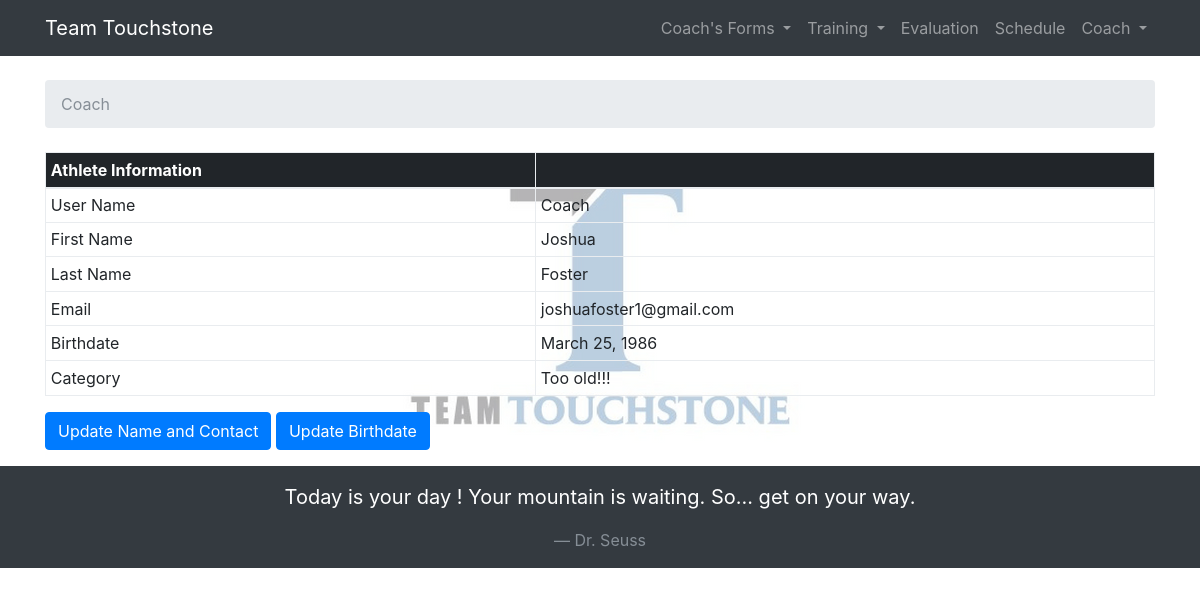
The app's page /AthleteInfo/ (signed in) with its own data.
### training/models.py (models this page shows, shortened)
class Athlete(models.Model):
    user = models.OneToOneField(User, on_delete=models.CASCADE)
    birthdate = models.DateField(null=True, blank=True)
    height = models.IntegerField(null=True, blank=True)
    wingspan = models.IntegerField(null=True, blank=True)
    ape_index = models.IntegerField(null=True, blank=True)
    weight = models.IntegerField(null=True, blank=True)
    guardian1 = models.CharField(max_length=50, blank=True)
    guardian1_email = models.EmailField(max_length=75, blank=True)
    guardian2 = models.CharField(max_length=50, blank=True)
    guardian2_email = models.EmailField(max_length=75, blank=True)
    eval_date = models.DateField(null=True, blank=True)
    def get_category(self):
        try:
            athlete_years = date.today().year - self.birthdate.year
            if athlete_years < 11:
                return "Youth D"
            elif athlete_years < 13:
                return "Youth C"
            elif athlete_years < 15:
                return "Youth B"
            elif athlete_years < 17:
                return "Youth A"
            elif athlete_years < 19:
                return "Junior"
            else:
                return "Too old!!!"
        except:
            return "Need Date of Birth"
    def get_user_info(self):
        user_info = []
        user_info.append(('User Name',self.user.username))
        user_info.append(('First Name', self.user.first_name))
        user_info.append(('Last Name', self.user.last_name))
        user_info.append(('Email', self.user.email))
        user_info.append(('Birthdate',self.birthdate))
        user_info.append(('Category', self.get_category()))
        return user_info

class ClimbingQuotes(models.Model):
    author = models.CharField(max_length=30)
    quote = models.CharField(max_length=200)

### training/views.py (the view)
# urls.py: url(r'^AthleteInfo/$', views.athleteInfo, name='athleteInfo'),
@login_required
def athleteInfo(request):
    quote = ClimbingQuotes.objects.get(id=random.randint(1, quote_num))
    athlete = get_user(request)
    info = athlete.get_user_info()
    return render(request, 'athleteInfo.html', {'athlete': athlete, 'info': info, 'quote':quote})

### training/views.py (called while the page is built)
def get_user(request):
    pk = request.user.pk
    athlete = get_object_or_404(Athlete, user__pk=pk)
    return athlete

### templates/athleteInfo.html (shortened to what this page needs)
{% extends 'base.html' %}
        {% block breadcrumb %}
        <li class="breadcrumb-item active">{{ athlete.user.username}}</li>
        {% endblock %}
      {% block content %}
      <table class="table table-sm table-bordered">
        <thead class="thead-inverse">
          <tr>
            <th>
              Athlete Information
            </th>
            <th></th>
        </thead>
        <tbody>
      {% for item in info %}
          <tr>
            <td>{{item.0}}</td>
            <td>{{item.1}}</td>
          </tr>
      {% endfor %}
        </tbody>
      </table>
<div>
  <a href='{% url "update_athleteInfo" athlete.user.pk %}' class='btn btn-primary'>Update Name and Contact</a>
  <a href='{% url "update_athleteBdayInfo" athlete.pk %}' class='btn btn-primary'>Update Birthdate</a>
</div>
{% endblock %}

### templates/base.html (shortened to what this page needs)
{% load static %}
<!DOCTYPE html>
<html>
  <head>
    <link rel="stylesheet" href="{% static 'css/bootstrap.min.css' %}">
    <link rel="stylesheet" href="{% static 'css/training.css' %}">
    <link rel="stylesheet" href="{% static 'css/flipclock.css' %}">
  </head>
  <body>
   {% block body %}
    <nav class="navbar navbar-expand-md navbar-dark bg-dark">
      <div class="container">
        <a class="navbar-brand" href="{% url 'home' %}">Team Touchstone</a>
        <div class="collapse navbar-collapse" id="mainMenu">
          {% if user.is_authenticated %}
                <ul class="navbar-nav ml-auto">
                {% ifequal user.groups.all.0.name 'Coach' %}
                <li class="nav-item dropdown">
                  <a class="nav-link dropdown-toggle" href="#" id='CoachMenu' data-toggle="dropdown" aria-haspopup="true" aria-expanded="false">
                    Coach's Forms
                  </a>
                </li>
                  {% endifequal %}
                  <li class="nav-item dropdown">
                    <a class="nav-link dropdown-toggle" href="#" id='TrainingMenu' data-toggle="dropdown" aria-haspopup="true" aria-expanded="false">
                      Training
                    </a>
                  </li>
                  <li class="nav-item">
                    <a class="nav-link" href="{% url 'athleteMetrics' %}">Evaluation</a>
                  </li>
                  <li class="nav-item">
                    <a class="nav-link" href="{% url 'practice_schedule' %}">Schedule</a>
                  </li>
                  <li class="nav-item dropdown">
                    <a class="nav-link dropdown-toggle" href="#" id='userMenu' data-toggle="dropdown" aria-haspopup="true" aria-expanded="false">
                      {{ user.username }}
                    </a>
                  </li>
                </ul>
                {% else %}
                <form class="form-inline ml-auto">
                   <a href="{% url 'login' %}" class="btn btn-outline-secondary">Log in</a>
                   <a href="#" class="btn btn-primary ml-2">Sign up</a>
                </form>
            {% endif %}
              </div>
      </div>
    </nav>
<div class="background">
    <div class="container">
      <ol class="breadcrumb my-4">
        {% block breadcrumb %}
        {% endblock %}
      </ol>
      {% block content %}
      {% endblock %}
    </div>
    {% endblock body %}
  </div>
  </body>
  <footer class="pt-3">
    <div class='bg-dark'>
      <div class='blockquote text-white text-center'>
        <p class='pt-3'>{{quote.quote}}</p>
        <p class= 'pb-3 blockquote-footer'>{{quote.author}}</p>
      </div>
    </div>
  </footer>
</html>

### static/css/training.css (style rules this page uses)
.background { background-image: url(../img/TeamTouchstoneLogo.png); background-position: top center; background-repeat: no-repeat; background-size: auto; background-attachment: fixed; }

### records on screen
Athlete: user.username "Coach", birthdate "March 25, 1986"
ClimbingQuotes: quote "Today is your day ! Your mountain is waiting. So... get on your way.", author "Dr. Seuss"

### other values on screen
{{ user.username }} "Coach"
{{ item.0 }} "User Name" "First Name" "Last Name" "Email" "Birthdate" "Category"
{{ item.1 }} "Coach" "Joshua" "Foster" "joshuafoster1@gmail.com" "Too old!!!"
